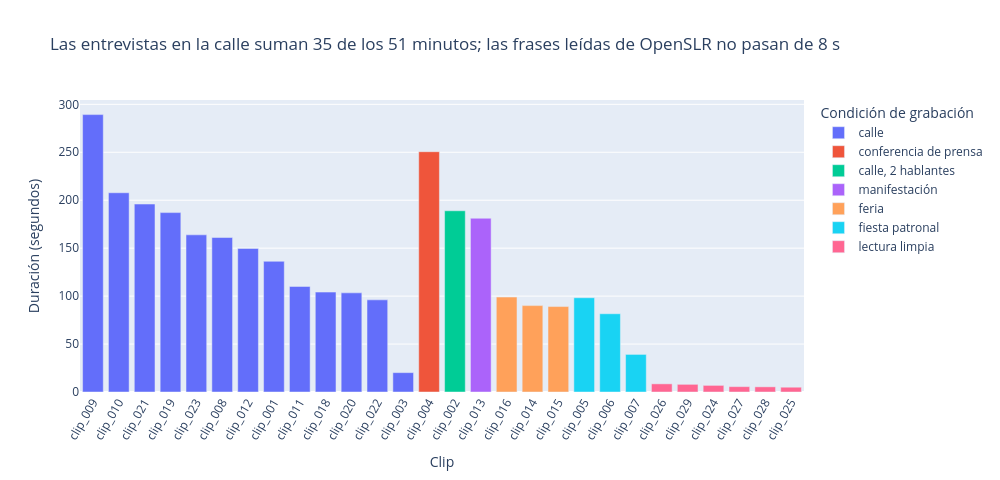

Here is the notebook cell this chart was saved with:
### Code cell
clips = asr_clips[~asr_clips["descartado"]].sort_values("duracion_seg", ascending=False)
min_calle = clips.loc[clips["condicion"].str.startswith("calle"), "duracion_seg"].sum() / 60
total_min = clips["duracion_seg"].sum() / 60
max_openslr = clips.loc[clips["fuente"] == "OpenSLR 73", "duracion_seg"].max()

fig = px.bar(clips, x="id", y="duracion_seg", color="condicion",
             hover_data=["fuente", "n_hablantes", "palabras"],
             title=f"Las entrevistas en la calle suman {min_calle:.0f} de los {total_min:.0f} minutos; "
                   f"las frases leídas de OpenSLR no pasan de {max_openslr:.0f} s",
             labels={"id": "Clip", "duracion_seg": "Duración (segundos)", "condicion": "Condición de grabación"})
fig.update_layout(width=1000, height=480, xaxis_tickangle=-60)
fig.show()

### Figure 1 — Plotly figure (JSON) as saved in the notebook; plotly's stock layout.template omitted (floating-point values rounded to 4 significant figures)
{"data": [{"customdata": [["Wikimedia Commons", 2, 594], ["Wikimedia Commons", 8, 157], ["Wikimedia Commons", 2, 519], ["Wikimedia Commons", 3, 415], ["Wikimedia Commons", 2, 326], ["Wikimedia Commons", 5, 446], ["Wikimedia Commons", 2, 346], ["Wikimedia Commons", 4, 265], ["Wikimedia Commons", 4, 200], ["Wikimedia Commons", 2, 182], ["Wikimedia Commons", 3, 210], ["Wikimedia Commons", 1, 181], ["Wikimedia Commons", 2, 29]], "hovertemplate": "Condición de grabación=calle<br>Clip=%{x}<br>Duración (segundos)=%{y}<br>fuente=%{customdata[0]}<br>n_hablantes=%{customdata[1]}<br>palabras=%{customdata[2]}<extra></extra>", "legendgroup": "calle", "marker": {"color": "#636efa", "pattern": {"shape": ""}}, "name": "calle", "orientation": "v", "showlegend": true, "textposition": "auto", "type": "bar", "x": ["clip_009", "clip_010", "clip_021", "clip_019", "clip_023", "clip_008", "clip_012", "clip_001", "clip_011", "clip_018", "clip_020", "clip_022", "clip_003"], "xaxis": "x", "y": [289.3, 207.8, 196.0, 187.1, 163.9, 161.1, 149.7, 136.3, 110.1, 104.2, 103.4, 96.1, 20.2], "yaxis": "y"}, {"customdata": [["Wikimedia Commons", 2, 635]], "hovertemplate": "Condición de grabación=conferencia de prensa<br>Clip=%{x}<br>Duración (segundos)=%{y}<br>fuente=%{customdata[0]}<br>n_hablantes=%{customdata[1]}<br>palabras=%{customdata[2]}<extra></extra>", "legendgroup": "conferencia de prensa", "marker": {"color": "#EF553B", "pattern": {"shape": ""}}, "name": "conferencia de prensa", "orientation": "v", "showlegend": true, "textposition": "auto", "type": "bar", "x": ["clip_004"], "xaxis": "x", "y": [250.6], "yaxis": "y"}, {"customdata": [["Wikimedia Commons", 3, 368]], "hovertemplate": "Condición de grabación=calle, 2 hablantes<br>Clip=%{x}<br>Duración (segundos)=%{y}<br>fuente=%{customdata[0]}<br>n_hablantes=%{customdata[1]}<br>palabras=%{customdata[2]}<extra></extra>", "legendgroup": "calle, 2 hablantes", "marker": {"color": "#00cc96", "pattern": {"shape": ""}}, "name": "calle, 2 hablantes", "orientation": "v", "showlegend": true, "textposition": "auto", "type": "bar", "x": ["clip_002"], "xaxis": "x", "y": [189.0], "yaxis": "y"}, {"customdata": [["Wikimedia Commons", 3, 469]], "hovertemplate": "Condición de grabación=manifestación<br>Clip=%{x}<br>Duración (segundos)=%{y}<br>fuente=%{customdata[0]}<br>n_hablantes=%{customdata[1]}<br>palabras=%{customdata[2]}<extra></extra>", "legendgroup": "manifestación", "marker": {"color": "#ab63fa", "pattern": {"shape": ""}}, "name": "manifestación", "orientation": "v", "showlegend": true, "textposition": "auto", "type": "bar", "x": ["clip_013"], "xaxis": "x", "y": [181.2], "yaxis": "y"}, {"customdata": [["Wikimedia Commons", 2, 214], ["Wikimedia Commons", 2, 190], ["Wikimedia Commons", 2, 158]], "hovertemplate": "Condición de grabación=feria<br>Clip=%{x}<br>Duración (segundos)=%{y}<br>fuente=%{customdata[0]}<br>n_hablantes=%{customdata[1]}<br>palabras=%{customdata[2]}<extra></extra>", "legendgroup": "feria", "marker": {"color": "#FFA15A", "pattern": {"shape": ""}}, "name": "feria", "orientation": "v", "showlegend": true, "textposition": "auto", "type": "bar", "x": ["clip_016", "clip_014", "clip_015"], "xaxis": "x", "y": [99.0, 90.1, 89.1], "yaxis": "y"}, {"customdata": [["Wikimedia Commons", 10, 266], ["Wikimedia Commons", 2, 224], ["Wikimedia Commons", 1, 74]], "hovertemplate": "Condición de grabación=fiesta patronal<br>Clip=%{x}<br>Duración (segundos)=%{y}<br>fuente=%{customdata[0]}<br>n_hablantes=%{customdata[1]}<br>palabras=%{customdata[2]}<extra></extra>", "legendgroup": "fiesta patronal", "marker": {"color": "#19d3f3", "pattern": {"shape": ""}}, "name": "fiesta patronal", "orientation": "v", "showlegend": true, "textposition": "auto", "type": "bar", "x": ["clip_005", "clip_006", "clip_007"], "xaxis": "x", "y": [98.3, 81.6, 39.2], "yaxis": "y"}, {"customdata": [["OpenSLR 73", 1, 16], ["OpenSLR 73", 1, 18], ["OpenSLR 73", 1, 13], ["OpenSLR 73", 1, 11], ["OpenSLR 73", 1, 6], ["OpenSLR 73", 1, 6]], "hovertemplate": "Condición de grabación=lectura limpia<br>Clip=%{x}<br>Duración (segundos)=%{y}<br>fuente=%{customdata[0]}<br>n_hablantes=%{customdata[1]}<br>palabras=%{customdata[2]}<extra></extra>", "legendgroup": "lectura limpia", "marker": {"color": "#FF6692", "pattern": {"shape": ""}}, "name": "lectura limpia", "orientation": "v", "showlegend": true, "textposition": "auto", "type": "bar", "x": ["clip_026", "clip_029", "clip_024", "clip_027", "clip_028", "clip_025"], "xaxis": "x", "y": [8.5, 8.0, 6.9, 5.6, 5.4, 5.0], "yaxis": "y"}], "layout": {"barmode": "relative", "height": 480, "legend": {"title": {"text": "Condición de grabación"}, "tracegroupgap": 0}, "title": {"text": "Las entrevistas en la calle suman 35 de los 51 minutos; las frases leídas de OpenSLR no pasan de 8 s"}, "width": 1000, "xaxis": {"anchor": "y", "domain": [0.0, 1.0], "tickangle": -60, "title": {"text": "Clip"}}, "yaxis": {"anchor": "x", "domain": [0.0, 1.0], "title": {"text": "Duración (segundos)"}}}}
